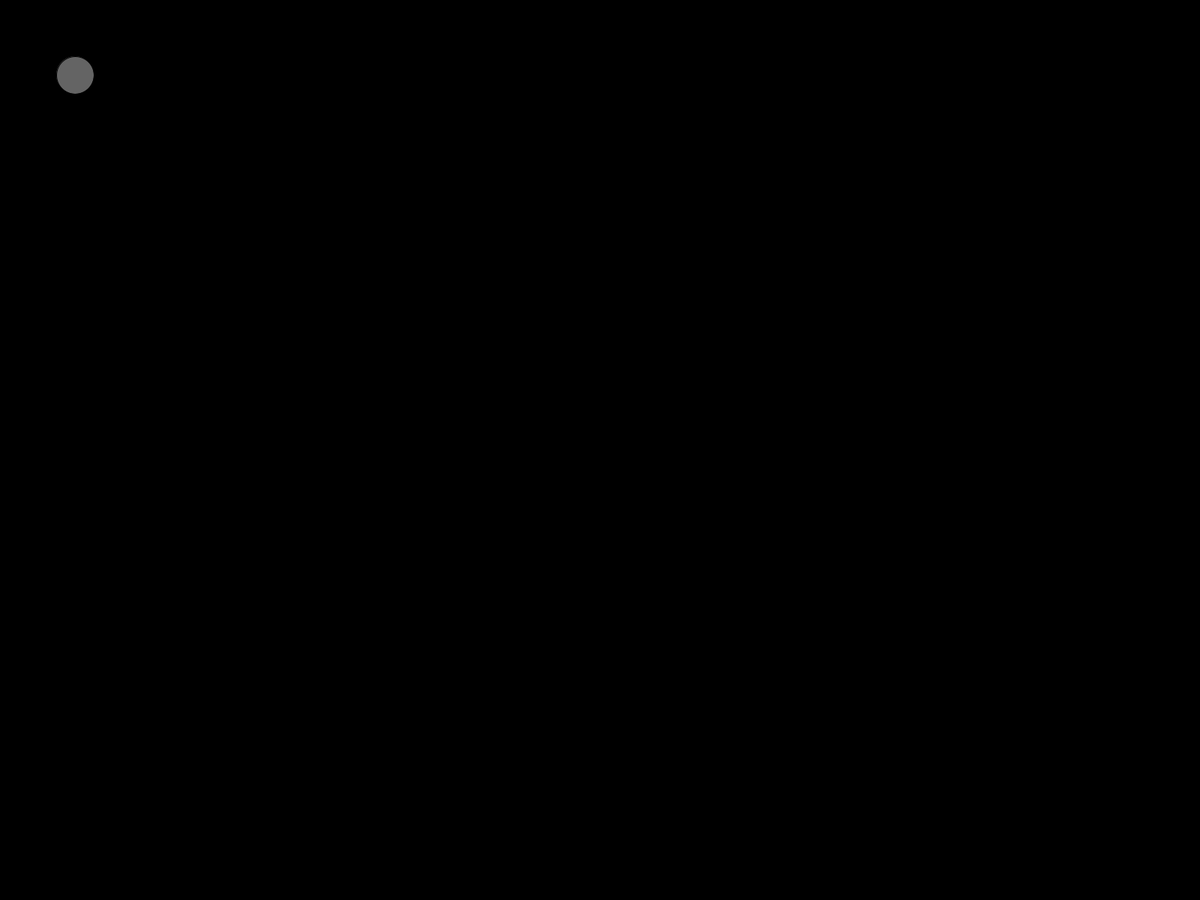
Frame 1 (no input)
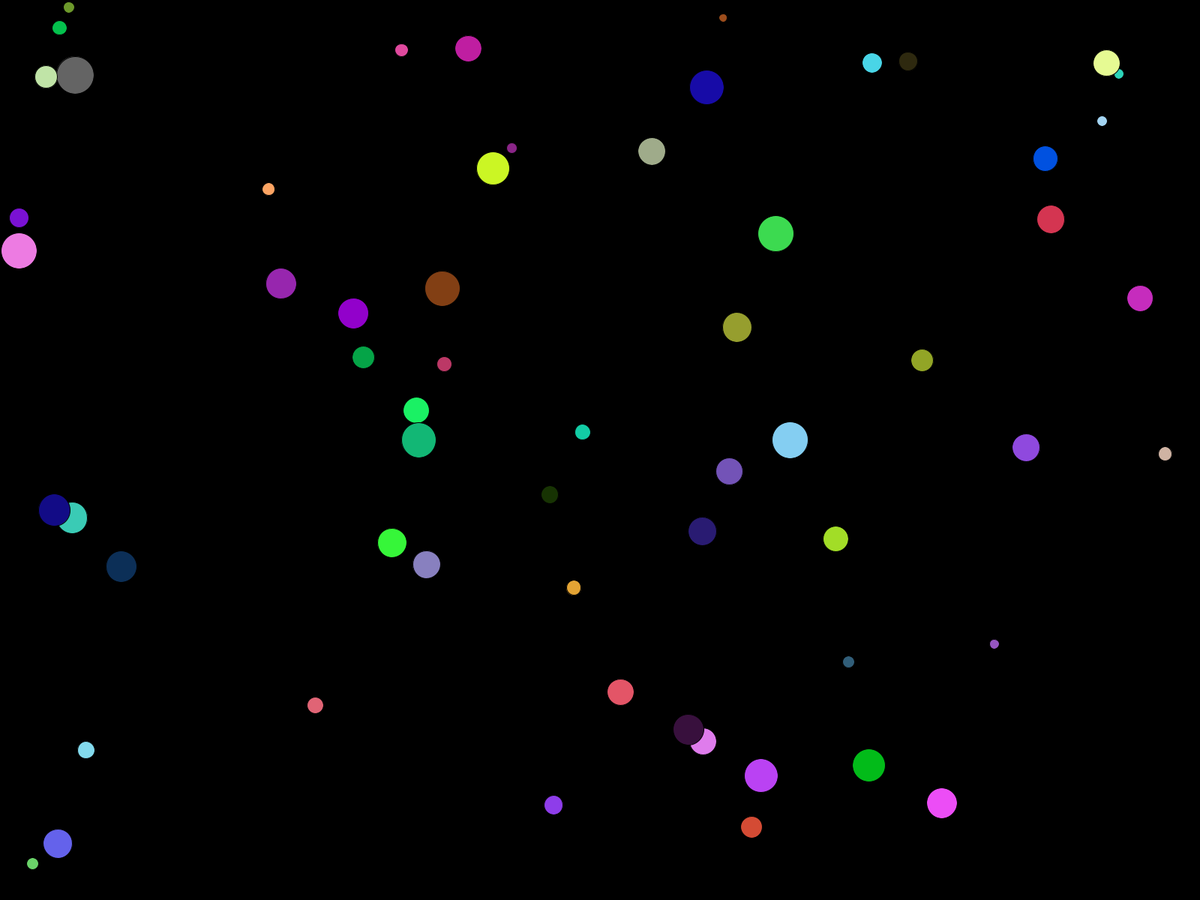
Frame 60 (the mouse pressed at the canvas centre just before this capture)
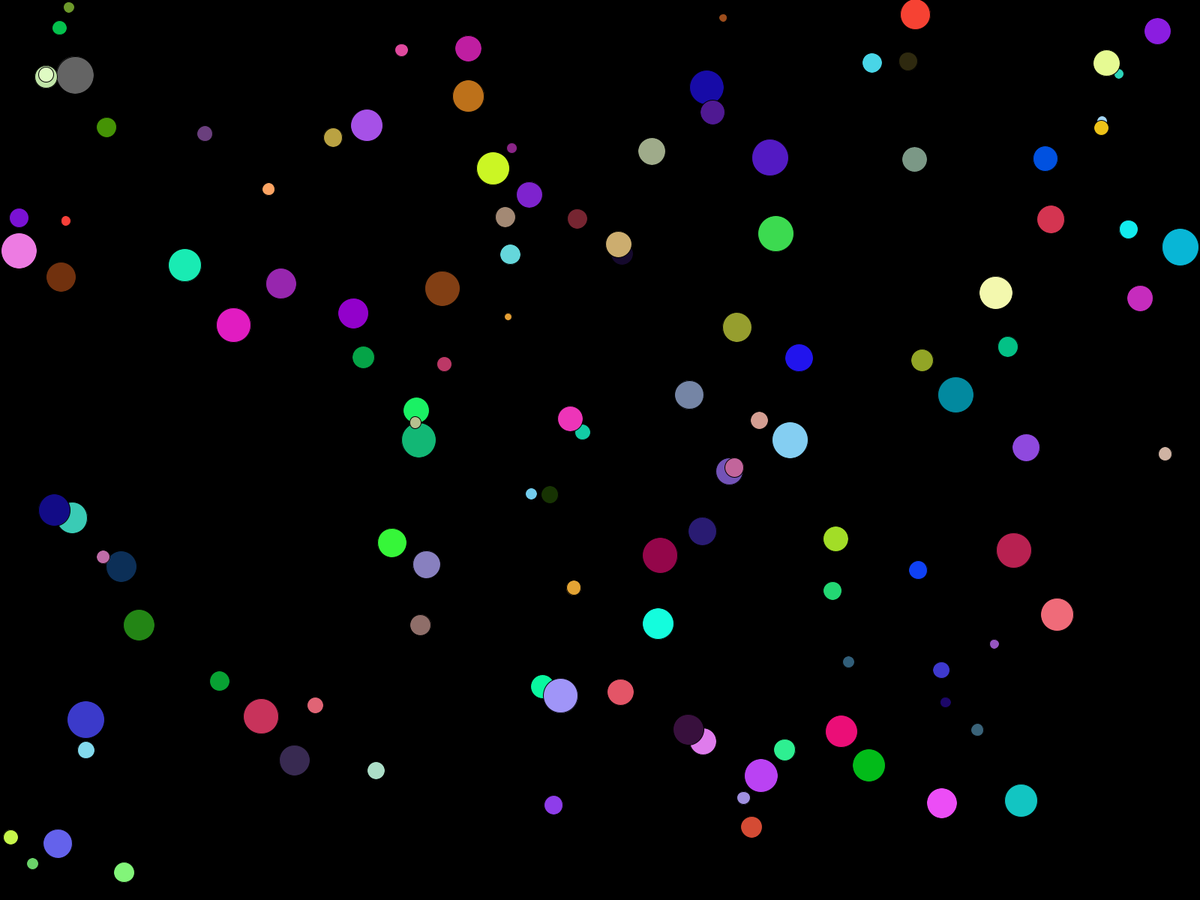
Frame 120 (the mouse held since frame 60 and released just before this capture)

The Processing sketch that drew these frames (run headless with seeded random() and noise(); from frame 60 on, the mouse is pressed at the canvas centre):

// Processing sketch: FdI_04_random_circles
// ── FdI_04_random_circles.pde
float x = 100;
float y = 100;
float d = 50;

float r = 100;
float g = 100;
float b = 100;

void setup(){
  //size(400,400);
  fullScreen();
  background(0); 
  //frameRate(3);
}


void draw(){
  fill(r, g, b);
  ellipse(x, y, d, d);
  x = random(0, width);
  y = random(0, height);
  d = random(10, 50);
  
  r = random(0, 255);
  g = random(0, 255);
  b = random(0, 255);
  
}
